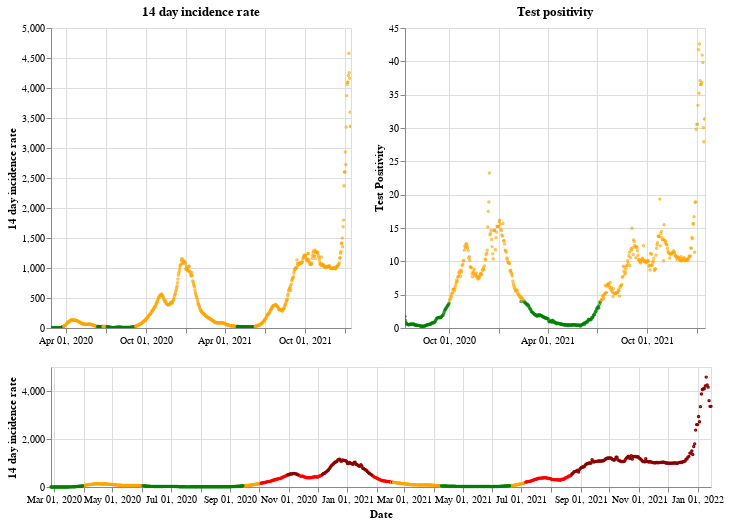

Here is the notebook cell this chart was saved with:
### Markdown cell above
## Wales

### Code cell
plot_traffic_light('Wales')

### Figure 1 — Vega-Lite specification as saved in the notebook (floating-point values rounded to 4 significant figures; data arrays with more than 128 entries replaced by an {"elided": "..."} marker saying what was removed)
{"config": {"view": {"continuousWidth": 400, "continuousHeight": 300}}, "vconcat": [{"hconcat": [{"mark": {"type": "point", "size": 2}, "encoding": {"color": {"condition": {"value": "green", "test": "(datum.twoWeeklyCasesRate <= 25)"}, "value": "orange"}, "tooltip": [{"type": "nominal", "field": "areaName"}, {"type": "temporal", "field": "date"}, {"type": "quantitative", "field": "twoWeeklyCasesRate"}, {"type": "quantitative", "field": "testPositivity"}], "x": {"type": "temporal", "axis": {"title": ""}, "field": "date", "scale": {"domain": {"selection": "DateBrush"}}, "timeUnit": "yearmonthdate"}, "y": {"type": "quantitative", "axis": {"title": "14 day incidence rate"}, "field": "twoWeeklyCasesRate"}}, "title": "14 day incidence rate", "width": 300}, {"mark": {"type": "point", "size": 2}, "encoding": {"color": {"condition": {"value": "green", "test": "(datum.testPositivity <= 4)"}, "value": "orange"}, "tooltip": [{"type": "nominal", "field": "areaName"}, {"type": "temporal", "field": "date"}, {"type": "quantitative", "field": "twoWeeklyCasesRate"}, {"type": "quantitative", "field": "testPositivity"}], "x": {"type": "temporal", "axis": {"title": ""}, "field": "date", "scale": {"domain": {"selection": "DateBrush"}}, "timeUnit": "yearmonthdate"}, "y": {"type": "quantitative", "axis": {"title": "Test Positivity"}, "field": "testPositivity"}}, "title": "Test positivity", "width": 300}]}, {"layer": [{"mark": {"type": "point", "size": 2}, "encoding": {"color": {"condition": {"value": "orange", "test": "(((datum.testPositivity < 4) && (datum.twoWeeklyCasesRate >= 50)) && (datum.twoWeeklyCasesRate < 200))"}, "value": "red"}, "opacity": {"condition": {"value": 1, "test": "((datum.twoWeeklyCasesRate >= 50) && (datum.twoWeeklyCasesRate < 500))"}, "value": 0}, "tooltip": [{"type": "nominal", "field": "areaName"}, {"type": "temporal", "field": "date"}, {"type": "quantitative", "field": "twoWeeklyCasesRate"}, {"type": "quantitative", "field": "testPositivity"}], "x": {"type": "temporal", "axis": {"title": "Date"}, "field": "date", "timeUnit": "yearmonthdate"}, "y": {"type": "quantitative", "axis": {"title": "14 day incidence rate"}, "field": "twoWeeklyCasesRate"}}, "selection": {"DateBrush": {"type": "interval", "encodings": ["x"], "fields": ["Time"]}}}, {"mark": {"type": "point", "size": 2}, "encoding": {"color": {"value": "darkred"}, "opacity": {"condition": {"value": 1, "test": "(datum.twoWeeklyCasesRate >= 500)"}, "value": 0}, "tooltip": [{"type": "nominal", "field": "areaName"}, {"type": "temporal", "field": "date"}, {"type": "quantitative", "field": "twoWeeklyCasesRate"}, {"type": "quantitative", "field": "testPositivity"}], "x": {"type": "temporal", "axis": {"title": "Date"}, "field": "date", "timeUnit": "yearmonthdate"}, "y": {"type": "quantitative", "axis": {"title": "14 day incidence rate"}, "field": "twoWeeklyCasesRate"}}}, {"mark": {"type": "point", "size": 2}, "encoding": {"color": {"condition": {"value": "green", "test": "((datum.testPositivity < 4) && (datum.twoWeeklyCasesRate < 50))"}, "value": "orange"}, "opacity": {"condition": {"value": 1, "test": "(datum.twoWeeklyCasesRate < 50)"}, "value": 0}, "tooltip": [{"type": "nominal", "field": "areaName"}, {"type": "temporal", "field": "date"}, {"type": "quantitative", "field": "twoWeeklyCasesRate"}, {"type": "quantitative", "field": "testPositivity"}], "x": {"type": "temporal", "axis": {"title": "Date"}, "field": "date", "timeUnit": "yearmonthdate"}, "y": {"type": "quantitative", "axis": {"title": "14 day incidence rate"}, "field": "twoWeeklyCasesRate"}}}], "height": 120, "width": 660}], "data": {"name": "data-6476a1673c6a028c842231b12f49aa8c"}, "$schema": "https://vega.github.io/schema/vega-lite/v4.8.1.json", "datasets": {"data-6476a1673c6a028c842231b12f49aa8c": {"elided": "689 records"}}}
